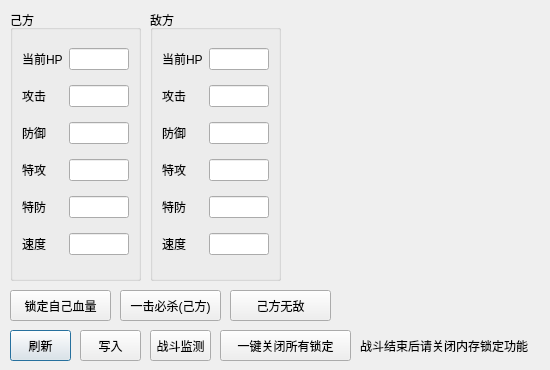
       <widget class="QWidget" name="tab_single">
        <attribute name="title">
         <string>单打</string>
        </attribute>
        <widget class="QPushButton" name="oneHitKill_s">
         <property name="geometry">
          <rect>
           <x>120</x>
           <y>290</y>
           <width>101</width>
           <height>31</height>
          </rect>
         </property>
         <property name="toolTip">
          <string>命中对方就必死(对方不是结实特性，没有披带)</string>
         </property>
         <property name="statusTip">
          <string/>
         </property>
         <property name="text">
          <string>一击必杀(己方)</string>
         </property>
         <property name="checkable">
          <bool>true</bool>
         </property>
        </widget>
        <widget class="QPushButton" name="lockHP_s">
         <property name="geometry">
          <rect>
           <x>10</x>
           <y>290</y>
           <width>101</width>
           <height>31</height>
          </rect>
         </property>
         <property name="text">
          <string>锁定自己血量</string>
         </property>
         <property name="checkable">
          <bool>true</bool>
         </property>
        </widget>
        <widget class="QPushButton" name="battleRefresh_s">
         <property name="geometry">
          <rect>
           <x>10</x>
           <y>330</y>
           <width>61</width>
           <height>31</height>
          </rect>
         </property>
         <property name="text">
          <string>刷新</string>
         </property>
         <property name="autoDefault">
          <bool>true</bool>
         </property>
         <property name="default">
          <bool>true</bool>
         </property>
        </widget>
        <widget class="QPushButton" name="battleWrite_s">
         <property name="geometry">
          <rect>
           <x>80</x>
           <y>330</y>
           <width>61</width>
           <height>31</height>
          </rect>
         </property>
         <property name="focusPolicy">
          <enum>Qt::NoFocus</enum>
         </property>
         <property name="text">
          <string>写入</string>
         </property>
        </widget>
        <widget class="QGroupBox" name="groupOwn">
         <property name="geometry">
          <rect>
           <x>10</x>
           <y>10</y>
           <width>131</width>
           <height>271</height>
          </rect>
         </property>
         <property name="title">
          <string>己方</string>
         </property>
         <layout class="QGridLayout" name="gridLayout_3">
          <item row="0" column="0">
           <widget class="QLabel" name="label_165">
            <property name="text">
             <string>当前HP</string>
            </property>
           </widget>
          </item>
          <item row="0" column="1">
           <widget class="QLineEdit" name="ownCurrHP"/>
          </item>
          <item row="1" column="0">
           <widget class="QLabel" name="label_168">
            <property name="text">
             <string>攻击</string>
            </property>
           </widget>
          </item>
          <item row="1" column="1">
           <widget class="QLineEdit" name="ownAtk"/>
          </item>
          <item row="2" column="0">
           <widget class="QLabel" name="label_169">
            <property name="text">
             <string>防御</string>
            </property>
           </widget>
          </item>
          <item row="2" column="1">
           <widget class="QLineEdit" name="ownDef"/>
          </item>
          <item row="3" column="0">
           <widget class="QLabel" name="label_172">
            <property name="text">
             <string>特攻</string>
            </property>
           </widget>
          </item>
          <item row="3" column="1">
           <widget class="QLineEdit" name="ownSpAtk"/>
          </item>
          <item row="4" column="0">
           <widget class="QLabel" name="label_173">
            <property name="text">
             <string>特防</string>
            </property>
           </widget>
          </item>
          <item row="4" column="1">
           <widget class="QLineEdit" name="ownSpDef"/>
          </item>
          <item row="5" column="0">
           <widget class="QLabel" name="label_174">
            <property name="text">
             <string>速度</string>
            </property>
           </widget>
          </item>
          <item row="5" column="1">
           <widget class="QLineEdit" name="ownSpeed"/>
          </item>
         </layout>
        </widget>
        <widget class="QGroupBox" name="groupEnemy">
         <property name="geometry">
          <rect>
           <x>150</x>
           <y>10</y>
           <width>131</width>
           <height>271</height>
          </rect>
         </property>
         <property name="title">
          <string>敌方</string>
         </property>
         <layout class="QGridLayout" name="gridLayout_4">
          <item row="0" column="0">
           <widget class="QLabel" name="label_175">
            <property name="text">
             <string>当前HP</string>
            </property>
           </widget>
          </item>
          <item row="0" column="1">
           <widget class="QLineEdit" name="enemyCurrHP"/>
          </item>
          <item row="1" column="0">
           <widget class="QLabel" name="label_176">
            <property name="text">
             <string>攻击</string>
            </property>
           </widget>
          </item>
          <item row="1" column="1">
           <widget class="QLineEdit" name="enemyAtk"/>
          </item>
          <item row="2" column="0">
           <widget class="QLabel" name="label_177">
            <property name="text">
             <string>防御</string>
            </property>
           </widget>
          </item>
          <item row="2" column="1">
           <widget class="QLineEdit" name="enemyDef"/>
          </item>
          <item row="3" column="0">
           <widget class="QLabel" name="label_178">
            <property name="text">
             <string>特攻</string>
            </property>
           </widget>
          </item>
          <item row="3" column="1">
           <widget class="QLineEdit" name="enemySpAtk"/>
          </item>
          <item row="4" column="0">
           <widget class="QLabel" name="label_179">
            <property name="text">
             <string>特防</string>
            </property>
           </widget>
          </item>
          <item row="4" column="1">
           <widget class="QLineEdit" name="enemySpDef"/>
          </item>
          <item row="5" column="0">
           <widget class="QLabel" name="label_180">
            <property name="text">
             <string>速度</string>
            </property>
           </widget>
          </item>
          <item row="5" column="1">
           <widget class="QLineEdit" name="enemySpeed"/>
          </item>
         </layout>
        </widget>
        <widget class="QPushButton" name="battleDetect_s">
         <property name="geometry">
          <rect>
           <x>150</x>
           <y>330</y>
           <width>61</width>
           <height>31</height>
          </rect>
         </property>
         <property name="focusPolicy">
          <enum>Qt::NoFocus</enum>
         </property>
         <property name="text">
          <string>战斗监测</string>
         </property>
         <property name="checkable">
          <bool>true</bool>
         </property>
        </widget>
        <widget class="QLabel" name="label_42">
         <property name="geometry">
          <rect>
           <x>360</x>
           <y>335</y>
           <width>181</width>
           <height>21</height>
          </rect>
         </property>
         <property name="text">
          <string>战斗结束后请关闭内存锁定功能</string>
         </property>
        </widget>
        <widget class="QPushButton" name="invincible_s">
         <property name="geometry">
          <rect>
           <x>230</x>
           <y>290</y>
           <width>101</width>
           <height>31</height>
          </rect>
         </property>
         <property name="toolTip">
          <string>每次受攻击减少至多2点HP</string>
         </property>
         <property name="text">
          <string>己方无敌</string>
         </property>
         <property name="checkable">
          <bool>true</bool>
         </property>
        </widget>
        <widget class="QPushButton" name="onekeyCloseLocking_s">
         <property name="geometry">
          <rect>
           <x>220</x>
           <y>330</y>
           <width>131</width>
           <height>31</height>
          </rect>
         </property>
         <property name="toolTip">
          <string>每次受攻击减少至多2点HP</string>
         </property>
         <property name="text">
          <string>一键关闭所有锁定</string>
         </property>
         <property name="checkable">
          <bool>false</bool>
         </property>
        </widget>
       </widget>
